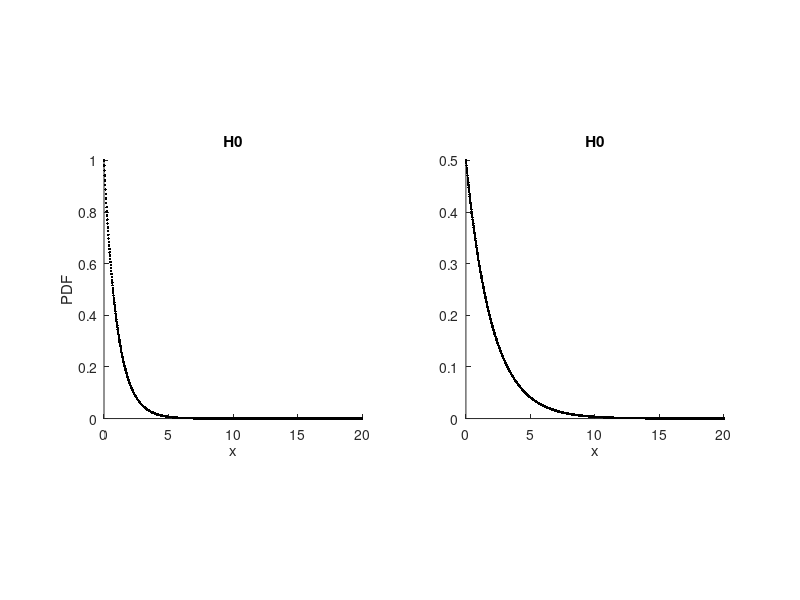

Source code (MATLAB):
clear;
close all;

x = linspace(0, 20, 1000);

h0 = exp(-x);
h1 = 0.5 * exp(-x / 2.0);

mean(h0)
mean(h1)

% Plot PDFs
figure(1); 
subplot(121); hold on;
plot(x, h0, 'k.');
axis('square');
title('H0');
xlabel('x');
ylabel('PDF');

subplot(122); hold on;
plot(x, h1, 'k.');
axis('square');
title('H0');
xlabel('x');

hold off;

